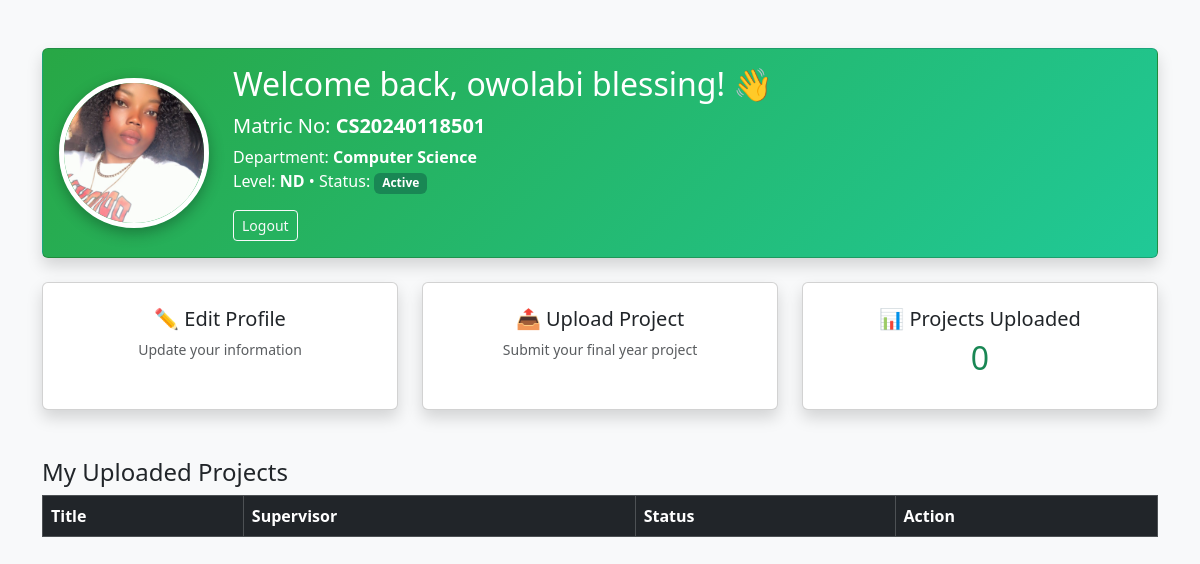
/student_dashboard.php (signed in), run on the app's committed database.
### tables this page shows
CREATE TABLE IF NOT EXISTS `students` (
  `id` int NOT NULL AUTO_INCREMENT,
  `matric_no` varchar(20) DEFAULT NULL,
  `name` varchar(150) NOT NULL,
  `email` varchar(150) DEFAULT NULL,
  `contact` varchar(50) DEFAULT NULL,
  `session` varchar(20) NOT NULL,
  `address` text,
  `department_id` int NOT NULL,
  `password_hash` varchar(255) NOT NULL,
  `role` enum('student') DEFAULT 'student',
  `passport` varchar(255) DEFAULT NULL,
  `level` varchar(10) DEFAULT NULL,
  `nd_type` varchar(10) DEFAULT NULL,
  `pair_id` int DEFAULT NULL,
  `supervisor` varchar(100) DEFAULT NULL,
  `project_title` varchar(255) DEFAULT NULL,
  `approved` tinyint(1) DEFAULT '0',
  `created_at` timestamp NULL DEFAULT CURRENT_TIMESTAMP,
  PRIMARY KEY (`id`),
  UNIQUE KEY `matric_no` (`matric_no`),
  KEY `idx_matric_no` (`matric_no`),
  KEY `idx_email` (`email`),
  KEY `idx_pair` (`pair_id`)
);

CREATE TABLE IF NOT EXISTS `departments` (
  `id` int NOT NULL AUTO_INCREMENT,
  `name` varchar(100) NOT NULL,
  PRIMARY KEY (`id`),
  UNIQUE KEY `name` (`name`)
);

### student_dashboard.php (the view, shortened to what this page needs)
<?php
require_once 'config.php';
$user_id = $_SESSION['user_id'];
$stmt = $pdo->prepare("
    SELECT s.*, d.name AS department_name
    FROM students s
    LEFT JOIN departments d ON s.department_id = d.id
    WHERE s.id = ?
");
$stmt->execute([$user_id]);
$student = $stmt->fetch();
$stmt = $pdo->prepare("SELECT * FROM projects WHERE student_id = ? ORDER BY upload_date DESC");
$stmt->execute([$user_id]);
$projects = $stmt->fetchAll();
?>
<!DOCTYPE html>
<html lang="en">
<head>
    <link href="https://cdn.jsdelivr.net/npm/bootstrap@5.3.3/dist/css/bootstrap.min.css" rel="stylesheet">
</head>
<body>
<div class="container mt-5">
    <div class="card welcome-card shadow mb-4">
        <div class="card-body d-flex align-items-center gap-4">
            <div class="text-center">
                <?php if (!empty($student['passport'])): ?>
                    <img src="uploads/passports/<?= htmlspecialchars($student['passport']) ?>"
                         class="passport-img"
                         alt="Passport"
                         onerror="this.onerror=null; this.src='https://via.placeholder.com/150?text=No+Photo';">
                <?php else: ?>
                    <div class="passport-img bg-secondary d-flex align-items-center justify-content-center text-white fs-1">
                        👤
                    </div>
                <?php endif; ?>
            </div>
            <div  >
                <h2>Welcome back, <?= htmlspecialchars($student['name'] ?? 'Student') ?>! 👋</h2>
                <p class="mb-1 fs-5">
                    Matric No: <strong><?= htmlspecialchars($student['matric_no'] ?? 'N/A') ?></strong>
                </p>
                <p>
                    Department: <strong><?= htmlspecialchars($student['department_name'] ?? 'Not Assigned') ?></strong><br>
                    Level: <strong><?= htmlspecialchars($student['level'] ?? 'N/A') ?></strong>
                    • Status: <span class="badge bg-success">Active</span>
                </p>
                   <div class=' bg-green text-white d-flex justify-content-right align-items-right'>
                 <a href="logout.php" class="btn btn-outline-light btn-sm">Logout</a></div>
            </div>
        </div>
    </div>
    <div class="row g-4">
        <div class="col-md-4">
            <a href="edit_profile.php" class="text-decoration-none">
                <div class="card h-100 shadow text-center">
                    <div class="card-body py-4">
                        <h5>✏️ Edit Profile</h5>
                        <p class="text-muted small">Update your information</p>
                    </div>
                </div>
            </a>
        </div>
        <div class="col-md-4">
            <a href="project_upload.php" class="text-decoration-none">
                <div class="card h-100 shadow text-center">
                    <div class="card-body py-4">
                        <h5>📤 Upload Project</h5>
                        <p class="text-muted small">Submit your final year project</p>
                    </div>
                </div>
            </a>
        </div>
        <div class="col-md-4">
            <div class="card h-100 shadow text-center">
                <div class="card-body py-4">
                    <h5>📊 Projects Uploaded</h5>
                    <h2 class="text-success"><?= count($projects) ?></h2>
                </div>
            </div>
        </div>
    </div>
<h4 class="mt-5">My Uploaded Projects</h4>
<table class="table table-bordered">
    <thead class="table-dark">
        <tr>
            <th>Title</th>
            <th>Supervisor</th>
            <th>Status</th>
            <th>Action</th>
        </tr>
    </thead>
</table>
</div>
</body>
</html>

### student_dashboard.php (style rules this page uses)
body { background-color: #f8f9fa; }
.welcome-card { background: linear-gradient(135deg, #28a745, #20c997); color: white; }
.passport-img { width: 150px; height: 150px; object-fit: cover; border-radius: 50%; border: 5px solid white; box-shadow: 0 5px 15px rgba(0,0,0,0.3); }

### data on the page
students: passport (picture), name "owolabi blessing", matric_no "CS20240118501", department.name "Computer Science", level "ND"

### other printed values
count($projects) "0"
